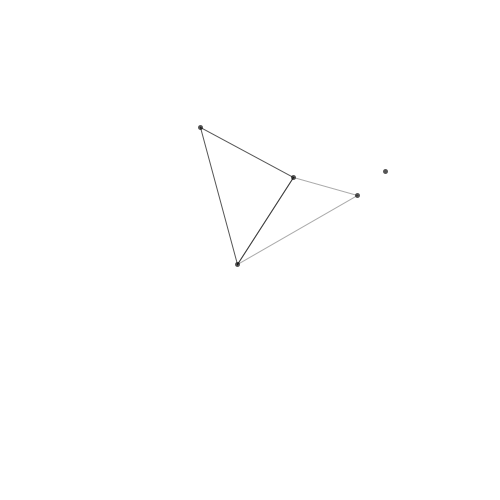
Frame 1 (no input)
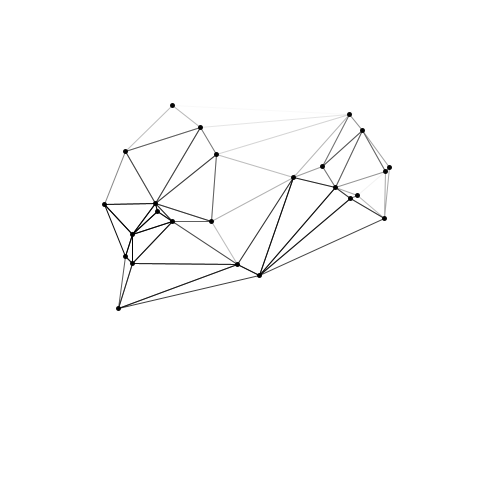
Frame 60 (the mouse pressed at the canvas centre just before this capture)
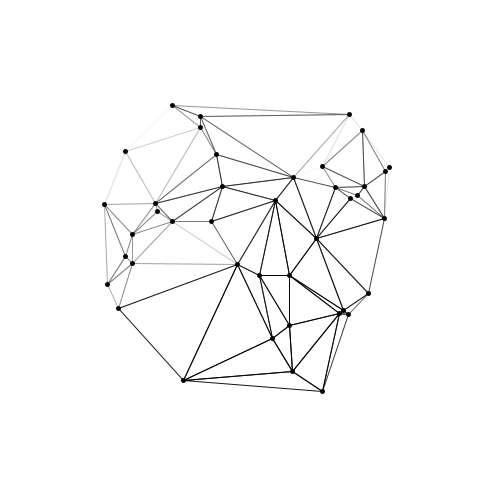
Frame 120 (the mouse held since frame 60 and released just before this capture)

The Processing sketch that drew these frames (run headless with seeded random() and noise(); from frame 60 on, the mouse is pressed at the canvas centre):

// Processing sketch: day_17
// ── day_17.pde
float margin = 100;

/**
 * 2D Point class
 */
class Point {
  float x, y;

  Point(float x, float y) {
    this.x = x;
    this.y = y;
  }

  void display() {
    strokeWeight(5);
    point(x, y);
  }

  /**
   * Return the distance from another point
   */
  float distanceFrom(Point other) {
    return sqrt(pow(other.y - y, 2) + pow(other.x - x, 2));
  }

  @Override
    boolean equals(Object o) {
    if (this == o)
      return true;
    if (o == null)
      return false;
    if (getClass() != o.getClass())
      return false;
    Point point = (Point) o;
    return x == point.x && y == point.y;
  }
}


/**
 * Edge class, storing two points
 */
class Edge {
  Point a, b;

  Edge(Point a, Point b) {
    this.a = a;
    this.b = b;
  }

  @Override
    boolean equals(Object o) {
    if (this == o)
      return true;
    if (o == null)
      return false;
    if (getClass() != o.getClass())
      return false;
    Edge edge = (Edge) o;
    return (a.equals(edge.a) && b.equals(edge.b)) || 
      (a.equals(edge.b) && b.equals(edge.a));
  }
}


/**
 * Circle class storing a center point and a radius
 */
class Circle {
  Point center;
  float radius;

  Circle(float x, float y, float radius) {
    center = new Point(x, y);
    this.radius = radius;
  }

  void display() {
    noFill();
    circle(center.x, center.y, radius * 2);
  }

  /**
   * Return true if the point is inside the circle
   */
  boolean isPointInside(Point point) {
    return point.distanceFrom(center) <= radius;
  }
}


/**
 * Triangle class holding 3 points
 */
class Triangle {
  Point a, b, c;
  Circle circumcenter = null;

  Triangle(Point a, Point b, Point c) {
    this.a = a;
    this.b = b;
    this.c = c;
  }

  Triangle(Edge edge, Point point) {
    this(edge.a, edge.b, point);
  }

  void display() {
    noFill();
    strokeWeight(1);
    triangle(a.x, a.y, b.x, b.y, c.x, c.y);
  }

  /**
   * Return true if the triangle has point as a vertex
   */
  boolean contains(Point p) {
    return a.equals(p) || b.equals(p) || c.equals(p);
  }

  /**
   * Compute the circumcenter circle
   * See : https://en.wikipedia.org/wiki/Circumscribed_circle#Triangles
   */
  Circle computeCircumcenter() {
    float d = 2 * (a.x * (b.y - c.y) + b.x * (c.y - a.y) + c.x * (a.y - b.y));

    float axy = pow(a.x, 2) + pow(a.y, 2);
    float bxy = pow(b.x, 2) + pow(b.y, 2);
    float cxy = (pow(c.x, 2) + pow(c.y, 2));

    float x = (1 / d) * (axy * (b.y - c.y) + bxy * (c.y - a.y) + cxy * (a.y - b.y));
    float y = (1 / d) * (axy * (c.x - b.x) + bxy * (a.x - c.x) + cxy * (b.x - a.x));

    float radius = dist(a.x, a.y, x, y);

    return new Circle(x, y, radius);
  }

  /**
   * Return the circumcenter if cached, otherwise compute it
   */
  Circle getCircumcenter() {
    if (circumcenter == null) {
      circumcenter = computeCircumcenter();
    }
    return circumcenter;
  }

  /**
   * Get list of edges
   */
  ArrayList<Edge> getEdges() {
    ArrayList<Edge> edges = new ArrayList<Edge>();
    edges.add(new Edge(a, b));
    edges.add(new Edge(b, c));
    edges.add(new Edge(c, a));
    return edges;
  }

  /**
   * Return true if the edge is shared
   */
  boolean shareEdge(Edge edge) {
    return getEdges().contains(edge);
  }

  @Override
    boolean equals(Object o) {
    if (this == o)
      return true;
    if (o == null)
      return false;
    if (getClass() != o.getClass())
      return false;
    Triangle triangle = (Triangle) o;
    return a.equals(triangle.a) && b.equals(triangle.b) && c.equals(triangle.c);
  }
}


/**
 * Custom class for parametric line equation
 * Useful to compute the super triangle
 */
class ParametricLine {
  float a, b;

  ParametricLine(Point p1, Point p2) {
    a = (p2.y - p1.y) / (p2.x - p1.x);
    b = p1.y - a * p1.x;
  }

  /**
   * Returns f(x) = ax + b
   */
  float eval(float x) {
    return a * x + b;
  }

  /**
   * Compute the intersection between two lines if exists
   */
  Point findIntersection(ParametricLine other) {
    if (a == other.a) return null;
    float xInter = (other.b - b) / (a - other.a);
    return new Point(xInter, eval(xInter));
  }

  void display(float from, float to) {
    strokeWeight(1);
    line(from, eval(from), to, eval(to));
  }
}


/**
 * Return a random point inside the window with margins
 */
Point randomPoint() {
  float randomX = random(margin, width - margin);
  float randomY = random(margin, height - margin);

  return new Point(randomX, randomY);
}


/**
 * Scatter random points on the canvas and return them as a list
 */
ArrayList<Point> pointScatter(int nPoints) {
  ArrayList<Point> points = new ArrayList<Point>();

  for (int i = 0; i < nPoints; i++) {
    points.add(randomPoint());
  }

  return points;
}


/**
 * Compute a triangle containing all the given points
 */
Triangle superTriangle(ArrayList<Point> points) {
  Point first = points.get(0);
  float minX = first.x, maxX = first.x;
  float minY = first.y, maxY = first.y;

  // Find bounding box of point cloud
  for (int i = 1; i < points.size(); i++) {
    Point point = points.get(i);

    if (point.x < minX) minX = point.x;
    if (point.x > maxX) maxX = point.x;
    if (point.y < minY) minY = point.y;
    if (point.y > maxY) maxY = point.y;
  }

  Point leftCorner = new Point(minX - 100, maxY + 10);
  Point rightCorner = new Point(maxX + 100, maxY + 10);

  // Construct sides as lines
  ParametricLine leftSide = new ParametricLine(leftCorner, new Point(minX - 5, minY - 5));
  ParametricLine rightSide = new ParametricLine(rightCorner, new Point(maxX + 5, minY - 5));

  // Compute intersection
  Point upCorner = leftSide.findIntersection(rightSide);

  return new Triangle(leftCorner, upCorner, rightCorner);
}


/**
 * Bowyer–Watson algorithm for computing delaunay triangulation
 * See : https://en.wikipedia.org/wiki/Bowyer%E2%80%93Watson_algorithm
 */
ArrayList<Triangle> delaunayTriangulate(ArrayList<Point> points) {
  ArrayList<Triangle> triangulation = new ArrayList<Triangle>();

  // Add the super triangle
  Triangle superTriangle = superTriangle(points);
  triangulation.add(superTriangle);

  // For every point
  for (Point point : points) {
    ArrayList<Triangle> badTriangles = new ArrayList<Triangle>();

    // Fill the array of bad triangles
    for (int i = triangulation.size() - 1; i >= 0; i--) {
      Triangle triangle = triangulation.get(i);

      // If the point is inside the circumcenter
      if (triangle.getCircumcenter().isPointInside(point)) {
        badTriangles.add(triangle);
      }
    }

    ArrayList<Edge> closeMesh = new ArrayList<Edge>();

    // For every bad triangle
    for (int i = 0; i < badTriangles.size(); i++) {
      // Get its list of edges
      ArrayList<Edge> edges = badTriangles.get(i).getEdges();

      // For every edge of that bad triangle
      for (Edge edge : edges) {
        boolean shared = false;

        // For every other bad triangles
        for (int j = 0; j < badTriangles.size(); j++) {
          // If it's different and share an edge
          if (j != i && badTriangles.get(j).shareEdge(edge)) {
            shared = true;
            break;
          }
        }

        // If it's not shared add it to the mesh
        if (!shared) closeMesh.add(edge);
      }
    }

    // Remove bad triangles from the triangulation
    for (Triangle badTriangle : badTriangles) {
      triangulation.remove(badTriangle);
    }

    // Re triangulate the mesh
    for (Edge edge : closeMesh) {
      triangulation.add(new Triangle(edge, point));
    }
  }

  // Remove triangles that have points connected to the super triangle
  for (int i = triangulation.size() - 1; i >= 0; i--) {
    Triangle triangle = triangulation.get(i);
    if (superTriangle.contains(triangle.a) || superTriangle.contains(triangle.b) || superTriangle.contains(triangle.c)) {
      triangulation.remove(i);
    }
  }

  return triangulation;
}


ArrayList<Point> points;
ArrayList<Triangle> triangulation;
float time = 0;


void setup() {
  size(500, 500);

  points = pointScatter(5);
  triangulation = delaunayTriangulate(points);
}


void draw() {
  background(255);

  // Display triangles
  for (int i = 0; i < triangulation.size(); i++) {
    Triangle triangle = triangulation.get(i);
    stroke(0, map(i, 0, triangulation.size(), 0, 255));
    triangle.display();
  }

  // Display points
  for (Point point : points) {
    point.display();
  }

  // Randomly add a point and retriangulate
  if (random(1) < 0.3) {
    points.add(randomPoint());
    triangulation = delaunayTriangulate(points);
  }
}
